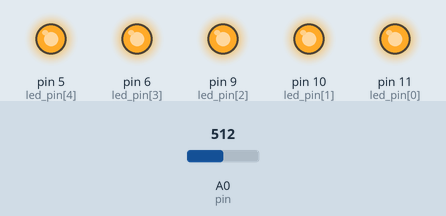
Recording of a sketch running on a simulated Arduino Uno, built with avr-gcc and run on an emulated ATmega328P. Parts: output pins drawn as LEDs (lit = HIGH). The test bench sets the inputs (shaded band); at power-on: A0 (pin) = 512.

Above: at 1.2 s.
1.3 s: A0 (pin) set to 5
2.8 s: A0 (pin) set to 2
At 3.6 s:
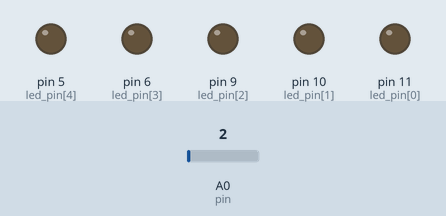
4.3 s: A0 (pin) set to 122
At 4.7 s:
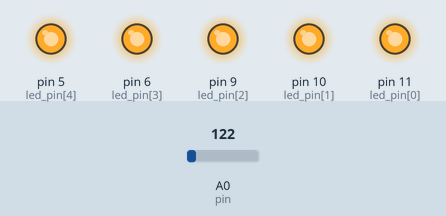
5.8 s: A0 (pin) set to 0
At 7.1 s:
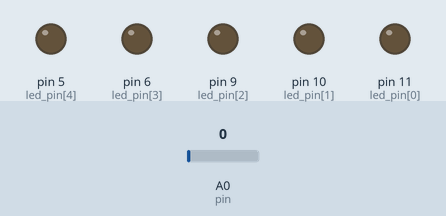
Timing chart, 0 to 8.3 s (numbered marks = the images above; inputs shaded):
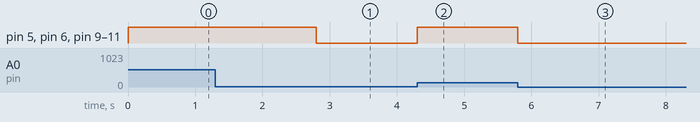

The sketch:

Bai5.ino
```cpp
const int n_led = 5;
const int led_pin[n_led] = {11, 10, 9, 6, 5};
int value = 0;
int pin = 0;

void setup() {
  for (int i = 0; i < n_led; i++) {
    pinMode(led_pin[i], OUTPUT);
  }
}

void loop() {

  value = analogRead(pin);

  value /=4;

  for (int i = 0; i < n_led; i++) {
    digitalWrite(led_pin[i], value);
  }

}
```

Measured:
- the behaviour switches between 4 and 3 on A0 (pin) (found by bisection; images 0 and 1)
- after the input at 1.3 s, every drawn part: stays the same
- after the input at 2.8 s, pin 5 (led_pin[4]), pin 6 (led_pin[3]), pin 9 (led_pin[2]), pin 10 (led_pin[1]), pin 11 (led_pin[0]): HIGH → LOW at once
- after the input at 4.3 s, pin 5 (led_pin[4]), pin 6 (led_pin[3]), pin 9 (led_pin[2]), pin 10 (led_pin[1]), pin 11 (led_pin[0]): LOW → HIGH at once
- after the input at 5.8 s, pin 5 (led_pin[4]), pin 6 (led_pin[3]), pin 9 (led_pin[2]), pin 10 (led_pin[1]), pin 11 (led_pin[0]): HIGH → LOW at once
